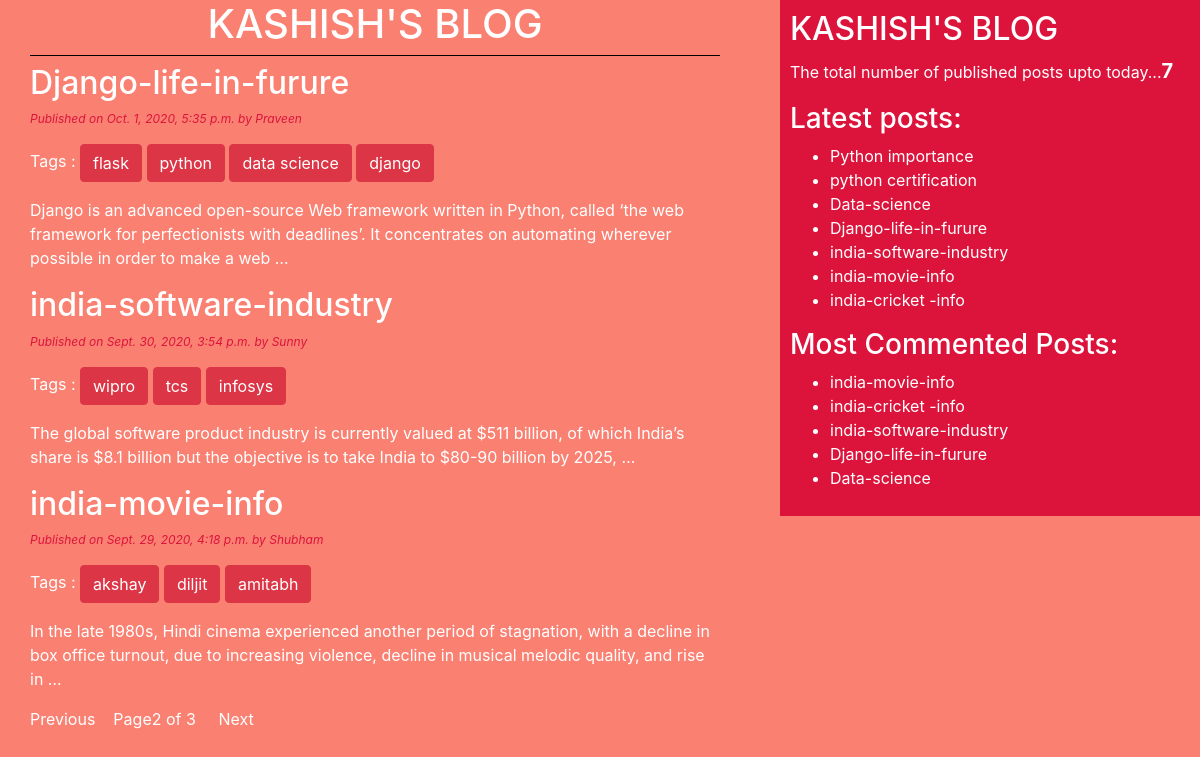
Screenshot of /?page=2 with the database file from the repository.
### blog/models.py (models this page shows, shortened)
class Post(models.Model):
    STATUS_CHOICES=(('draft','Draft'),('published','Published'))
    title=models.CharField(max_length=256)
    slug=models.SlugField(max_length=264,unique_for_date='publish')
    author=models.ForeignKey(User,related_name='blog_posts',on_delete=models.DO_NOTHING)
    body=models.TextField()
    publish=models.DateTimeField(default=timezone.now)
    created=models.DateTimeField(auto_now_add=True)
    updated=models.DateTimeField(auto_now=True)
    status=models.CharField(max_length=10,choices= STATUS_CHOICES,default='draft')
    objects=CustomManager()
    tags=TaggableManager()
    class Meta:
    	ordering=('-publish',)
    def get_absolute_url(self):
        return reverse('post_detail',args=[self.publish.year,self.publish.strftime('%m'),self.publish.strftime('%d'),self.slug])

### blog/views.py (the view)
# urls.py: path('', views.post_list_view),
def post_list_view(request,tag_slug=None):
	post_list=Post.objects.all()
	tag=None
	if tag_slug:
		tag=get_object_or_404(Tag,slug=tag_slug)
		post_list=post_list.filter(tags__in=[tag])
	paginator=Paginator(post_list,3)
	page_number=request.GET.get('page')
	try:
		post_list=paginator.page(page_number)
	except PageNotAnInteger:
		post_list=paginator.page(1)
	except EmptyPage:
		post_list=paginator.page(paginator.num_pages)
	return render(request,'blog/post_list.html',{'post_list':post_list,'tag': tag})

### blog/models.py (called while the page is built)
    def get_queryset(self):
        return super().get_queryset().filter(status='published')

### blog/templatetags/blog_tags.py (called while the page is built)
@register.simple_tag
def total_posts():
	return Post.objects.count()

@register.inclusion_tag('blog/latest_posts.html')
def show_latest_posts():
	latest_posts=Post.objects.order_by('-publish')[:10]
	return {'latest_posts': latest_posts}

@register.simple_tag
def get_most_commented_posts(count=5):
	 return Post.objects.annotate(total_comments=Count('comments')).order_by('-total_comments')[:count]

### templates/blog/post_list.html (shortened to what this page needs)
{%extends 'blog/base.html' %}
	{%block content%}
	<h1>KASHISH'S BLOG</h1>
		{%for post in post_list%}
			<a href="{{post.get_absolute_url}}"><h2>{{post.title}}</h2></a>
			<p id='date'>Published on {{post.publish}} by {{post.author|title}}</p>
			<p>Tags :
				{%for tag in post.tags.all%}
					<a href="{%url 'post_list_by_tag_name' tag.slug%}" class="btn btn-danger">{{tag.name}}</a>
				{%endfor%}
			</p>
			{{post.body| truncatewords:30|linebreaks}}
		{%endfor%}
		{%include 'blog/pagination.html' with page=post_list%}
	{%endblock%}

### templates/blog/base.html (shortened to what this page needs)
<!DOCTYPE html>
{%load blog_tags%}
{%load static%}
<html>
<head>
	<link rel="stylesheet" href="https://stackpath.bootstrapcdn.com/bootstrap/4.5.2/css/bootstrap.min.css">
	<link rel="stylesheet"  href="{%static "css/blog.css" %}">
</head>
<body>
	<div class="content">
		{%block content%}{%endblock%}
	</div>
	<div class="sidebar">
		<h2>KASHISH'S BLOG</h2>
		<p>The total number of published posts upto today...<span id='pcount'>{%total_posts%}</span></p>
		<h3>Latest posts:</h3>{%show_latest_posts%}
		<h3>Most Commented Posts:</h3>
		{%get_most_commented_posts as most_commented_posts%}
		<ul>
			{%for post in most_commented_posts %}
			<li><a href="{{post.get_absolute_url}}">{{post.title}}</a></li>
			{%endfor%}
		</ul>
	</div>
</body>
</html>

### templates/blog/latest_posts.html
<ul>
	{%for post in latest_posts%}
	<li><a href="{{post.get_absolute_url}}">{{post.title}}</a></li>
	{%endfor%}
</ul>

### static/css/blog.css (style rules this page uses)
.content { width: 60%; float: left; padding: 0 0 0 30px; background:salmon; height: 100%; }
.sidebar { width: 35%; float:right; padding: 10px; background:crimson; height: 100%; }
h1 { text-align: center; border-bottom: 1px solid black; padding-bottom: 7px; }
body { color: white; background:salmon; }
#date { color: crimson; font-size: 12px; font-style: italic; }
a { color:white; }
#pcount { font-size: 20px; color: white; font-weight: bold; }

### rows the page displays
Post: title "Django-life-in-furure", publish "Oct. 1, 2020, 5:35 p.m.", author "Praveen", body "Django is an advanced open-source Web framework written in Python, called ‘the web framework for perfectionists with deadlines’. It concentrates on automating wherever possible in order to make a web …"
Tag: name "flask"
Tag: name "python"
Tag: name "data science"
Tag: name "django"
Post: title "india-software-industry", publish "Sept. 30, 2020, 3:54 p.m.", author "Sunny", body "The global software product industry is currently valued at $511 billion, of which India’s share is $8.1 billion but the objective is to take India to $80-90 billion by 2025, …"
Tag: name "wipro"
Tag: name "tcs"
Tag: name "infosys"
Post: title "india-movie-info", publish "Sept. 29, 2020, 4:18 p.m.", author "Shubham", body "In the late 1980s, Hindi cinema experienced another period of stagnation, with a decline in box office turnout, due to increasing violence, decline in musical melodic quality, and rise in …"
Tag: name "akshay"
Tag: name "diljit"
Tag: name "amitabh"
Post: title "Python importance"
Post: title "python certification"
Post: title "Data-science"
Post: title "india-cricket -info"

### other values shown
{{ page.number }} "2"
{{ page.paginator.num_pages }} "3"
